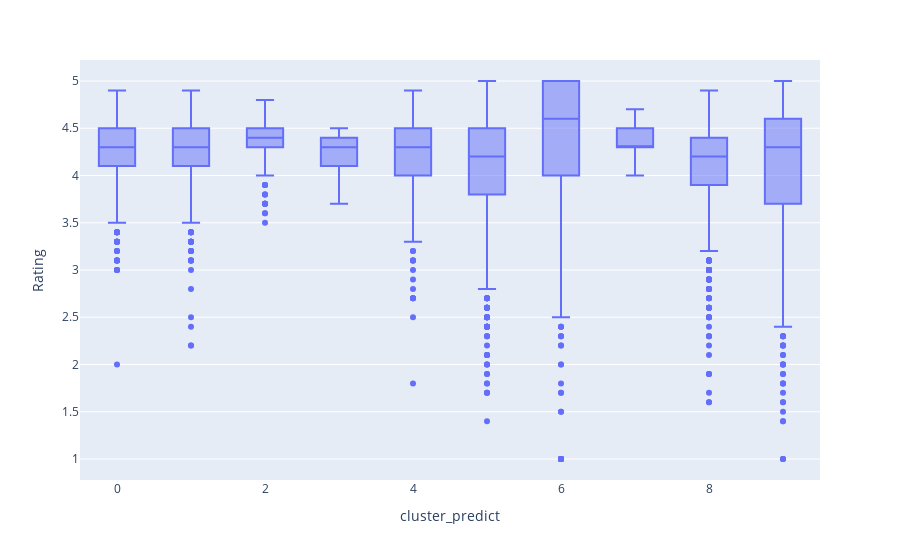

Notebook cell for this chart:
### Code cell
my_boxplot_fct(train_orig_pred, "Rating")

### Figure 1 — Plotly figure (JSON) as saved in the notebook; plotly's stock layout.template omitted (floating-point values rounded to 4 significant figures; data arrays with more than 128 entries replaced by an {"elided": "..."} marker saying what was removed)
{"data": [{"alignmentgroup": "True", "hovertemplate": "cluster_predict=%{x}<br>Rating=%{y}<extra></extra>", "legendgroup": "", "marker": {"color": "#636efa"}, "name": "", "notched": false, "offsetgroup": "", "orientation": "v", "showlegend": false, "x": {"elided": "10381 float values"}, "x0": " ", "xaxis": "x", "y": {"elided": "10381 float values"}, "y0": " ", "yaxis": "y", "type": "box"}], "layout": {"xaxis": {"anchor": "y", "domain": [0.0, 1.0], "title": {"text": "cluster_predict"}}, "yaxis": {"anchor": "x", "domain": [0.0, 1.0], "title": {"text": "Rating"}}, "legend": {"tracegroupgap": 0}, "margin": {"t": 60}, "boxmode": "group"}}
